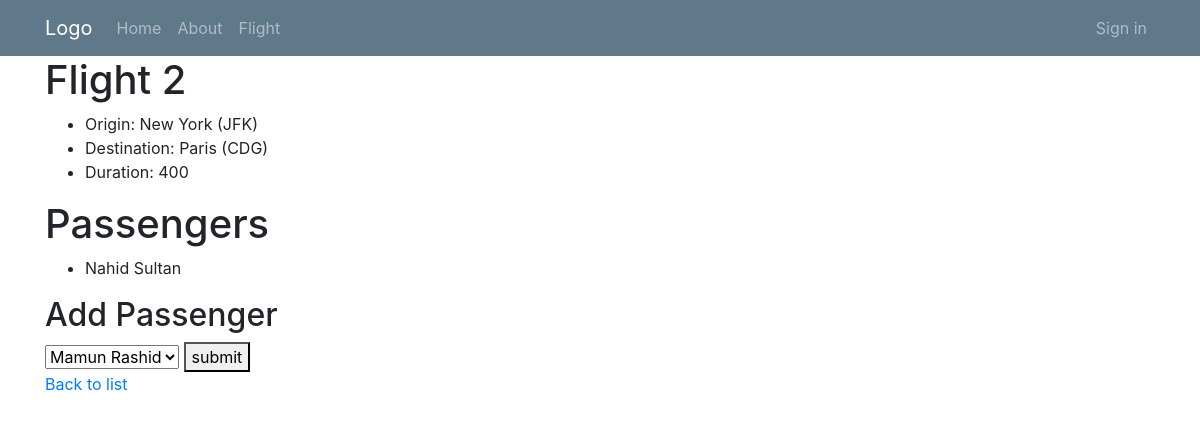
Screenshot of /flights/2/ with the database file from the repository.
### flights/models.py (models this page shows, shortened)
class Flight(models.Model):
    origin = models.ForeignKey(
        Airport, on_delete=models.CASCADE, related_name='departures')
    destination = models.ForeignKey(
        Airport, on_delete=models.CASCADE, related_name='arrival')
    duration = models.IntegerField()

class Airport(models.Model):
    code = models.CharField(max_length=3)
    city = models.CharField(max_length=65)
    def __str__(self):
        return f'{self.city} ({self.code})'

class Passenger(models.Model):
    first = models.CharField(max_length=65)
    last = models.CharField(max_length=65)
    flights = models.ManyToManyField(
        Flight, blank=True, related_name='passengers')
    def __str__(self):
        return f'{self.first} {self.last}'

### flights/views.py (the view)
# urls.py: path('<str:pk>/', views.flight, name='flight'),
def flight(request, pk):
    flight = Flight.objects.get(id=pk)
    context = {
        'flight': flight,
        'passengers': flight.passengers.all(),
        'non_passengers': Passenger.objects.exclude(flights=flight).all()
    }
    return render(request, 'flight.html', context)

### templates/flights/flight.html (shortened to what this page needs)
{% extends 'layout.html' %}
{% block content %}
<h1>Flight {{flight.id}} </h1>
<ul>
    <li>Origin: {{flight.origin}} </li>
    <li>Destination: {{flight.destination}} </li>
    <li>Duration: {{flight.duration}} </li>
</ul>
<h1>Passengers</h1>
<ul>
    {% for passenger in passengers %}
    <li>{{passenger}}</li>
    {% empty %}
    <li>No Passengers.</li>
    {% endfor %}
</ul>
<h2>Add Passenger</h2>
<form action="{% url 'book' flight.id %}" method="post">
    <select name="passenger">
        {% for passenger in non_passengers %}
        <option value="{{passenger.id}}">{{passenger}}</option>
        {% endfor %}
    </select>
    <button>submit</button>
</form>
<a href="{% url 'index' %}">Back to list </a>
{% endblock %}

### static/style.css (style rules this page uses)
body { background: #fafafa; color: #333333; margin-top: 5rem; }

### rows the page displays
Flight: id "2", origin "New York (JFK)", destination "Paris (CDG)", duration "400"
Passenger: first+last "Nahid Sultan"

### other values shown
form field passenger "Mamun Rashid"
